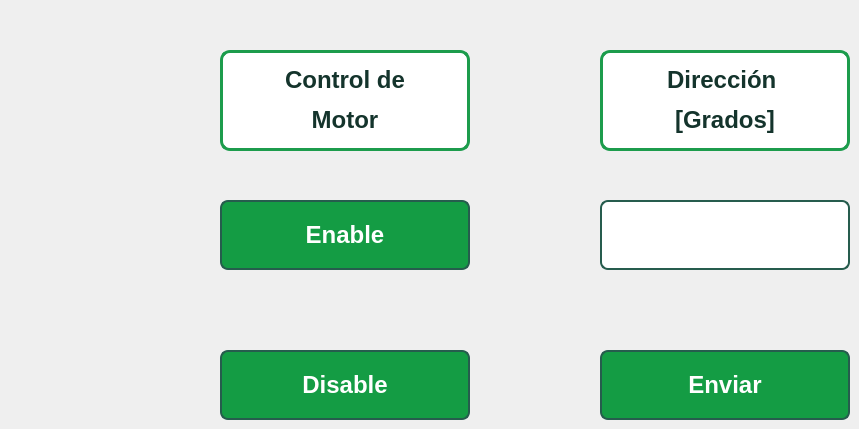
      <widget class="QWidget" name="tab">
       <attribute name="title">
        <string>Motor Dirección</string>
       </attribute>
       <widget class="QLabel" name="label_2">
        <property name="geometry">
         <rect>
          <x>220</x>
          <y>50</y>
          <width>250</width>
          <height>101</height>
         </rect>
        </property>
        <property name="minimumSize">
         <size>
          <width>250</width>
          <height>0</height>
         </size>
        </property>
        <property name="maximumSize">
         <size>
          <width>500</width>
          <height>500</height>
         </size>
        </property>
        <property name="styleSheet">
         <string notr="true">QLabel {
    color: #14342c;
    font-weight: bold;
	border: 3px solid;
	border-radius: 10px;
	border-color:  #1c9c4c;
	background-color:  white;
}</string>
        </property>
        <property name="text">
         <string>&lt;html&gt;&lt;head/&gt;&lt;body&gt;&lt;p align=&quot;center&quot;&gt;&lt;span style=&quot; font-size:18pt;&quot;&gt;Control de&lt;/span&gt;&lt;/p&gt;&lt;p align=&quot;center&quot;&gt;&lt;span style=&quot; font-size:18pt;&quot;&gt;Motor&lt;/span&gt;&lt;/p&gt;&lt;/body&gt;&lt;/html&gt;</string>
        </property>
        <property name="textFormat">
         <enum>Qt::RichText</enum>
        </property>
        <property name="scaledContents">
         <bool>false</bool>
        </property>
        <property name="alignment">
         <set>Qt::AlignCenter</set>
        </property>
        <property name="wordWrap">
         <bool>false</bool>
        </property>
        <property name="margin">
         <number>0</number>
        </property>
       </widget>
       <widget class="QPushButton" name="EN_DIR">
        <property name="geometry">
         <rect>
          <x>220</x>
          <y>200</y>
          <width>250</width>
          <height>70</height>
         </rect>
        </property>
        <property name="maximumSize">
         <size>
          <width>16777215</width>
          <height>70</height>
         </size>
        </property>
        <property name="font">
         <font>
          <pointsize>18</pointsize>
          <bold>true</bold>
         </font>
        </property>
        <property name="styleSheet">
         <string notr="true">QPushButton {
    /* Estilo inicial del botón */
    background-color: #149c44;
    border: 2px solid #265c4d;
	color: white;
    border-radius: 8px;
    padding: 5px 10px;
	font-weight: bold;
}

QPushButton:pressed {
    /* Estilo del botón cuando está presionado */
    background-color:  #265c4d;
    border: 2px solid #265c4d;
	color: white;
}</string>
        </property>
        <property name="text">
         <string>Enable</string>
        </property>
       </widget>
       <widget class="QPushButton" name="DIS_DIR">
        <property name="geometry">
         <rect>
          <x>220</x>
          <y>350</y>
          <width>250</width>
          <height>70</height>
         </rect>
        </property>
        <property name="maximumSize">
         <size>
          <width>16777215</width>
          <height>70</height>
         </size>
        </property>
        <property name="font">
         <font>
          <pointsize>18</pointsize>
          <bold>true</bold>
         </font>
        </property>
        <property name="styleSheet">
         <string notr="true">QPushButton {
    /* Estilo inicial del botón */
    background-color: #149c44;
    border: 2px solid #265c4d;
	color: white;
    border-radius: 8px;
    padding: 5px 10px;
	font-weight: bold;
}

QPushButton:pressed {
    /* Estilo del botón cuando está presionado */
    background-color:  #265c4d;
    border: 2px solid #265c4d;
	color: white;
}</string>
        </property>
        <property name="text">
         <string>Disable</string>
        </property>
       </widget>
       <widget class="QLabel" name="label_3">
        <property name="geometry">
         <rect>
          <x>600</x>
          <y>50</y>
          <width>250</width>
          <height>101</height>
         </rect>
        </property>
        <property name="minimumSize">
         <size>
          <width>250</width>
          <height>0</height>
         </size>
        </property>
        <property name="maximumSize">
         <size>
          <width>300</width>
          <height>500</height>
         </size>
        </property>
        <property name="styleSheet">
         <string notr="true">QLabel {
    color: #14342c;
    font-weight: bold;
	border: 3px solid;
	border-radius: 10px;
	border-color:  #1c9c4c;
	background-color:  white;
}</string>
        </property>
        <property name="text">
         <string>&lt;html&gt;&lt;head/&gt;&lt;body&gt;&lt;p align=&quot;center&quot;&gt;&lt;span style=&quot; font-size:18pt; color:#14342c;&quot;&gt;Dirección &lt;/span&gt;&lt;/p&gt;&lt;p align=&quot;center&quot;&gt;&lt;span style=&quot; font-size:18pt; color:#14342c;&quot;&gt;[Grados]&lt;/span&gt;&lt;/p&gt;&lt;/body&gt;&lt;/html&gt;</string>
        </property>
        <property name="textFormat">
         <enum>Qt::RichText</enum>
        </property>
        <property name="alignment">
         <set>Qt::AlignCenter</set>
        </property>
        <property name="wordWrap">
         <bool>false</bool>
        </property>
        <property name="margin">
         <number>0</number>
        </property>
       </widget>
       <widget class="QLineEdit" name="LINE_POS">
        <property name="geometry">
         <rect>
          <x>600</x>
          <y>200</y>
          <width>250</width>
          <height>70</height>
         </rect>
        </property>
        <property name="font">
         <font>
          <pointsize>18</pointsize>
          <bold>true</bold>
         </font>
        </property>
        <property name="styleSheet">
         <string notr="true">    background-color: white;
    border: 2px solid #265c4d;
	color: white;
    border-radius: 8px;
    padding: 5px 10px;
	font-weight: bold;</string>
        </property>
        <property name="inputMethodHints">
         <set>Qt::ImhDigitsOnly</set>
        </property>
        <property name="frame">
         <bool>true</bool>
        </property>
       </widget>
       <widget class="QPushButton" name="POS_BUT">
        <property name="geometry">
         <rect>
          <x>600</x>
          <y>350</y>
          <width>250</width>
          <height>70</height>
         </rect>
        </property>
        <property name="font">
         <font>
          <pointsize>18</pointsize>
          <bold>true</bold>
         </font>
        </property>
        <property name="styleSheet">
         <string notr="true">QPushButton {
    /* Estilo inicial del botón */
    background-color: #149c44;
    border: 2px solid #265c4d;
	color: white;
    border-radius: 8px;
    padding: 5px 10px;
	font-weight: bold;
}

QPushButton:pressed {
    /* Estilo del botón cuando está presionado */
    background-color:  #265c4d;
    border: 2px solid #265c4d;
	color: white;
}</string>
        </property>
        <property name="text">
         <string>Enviar</string>
        </property>
       </widget>
      </widget>
